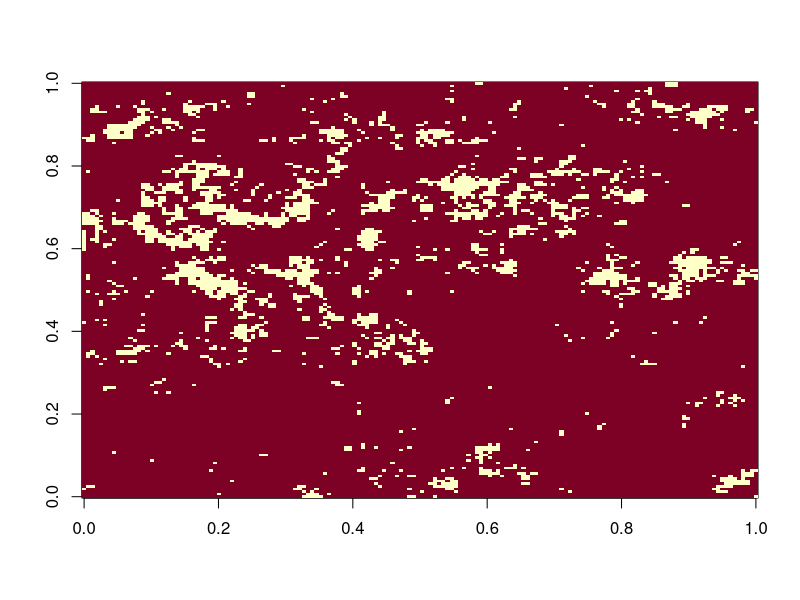

Recreate this plot in R.
#converted by ChatGPT to R from FractalLandscape.nb (Mathematica) by Henrique Pereira 
#revised by Lukas Griem

## generate fractal landscape
RandomFractal2D <- function(H, k, nIn = NULL) {
  n <- if (is.null(nIn)) ceiling(k / 2) else nIn
  
  grid <- expand.grid(i = 1:n, j = 1:n)
  mask <- !(grid$i == 1 & grid$j == 1)
  
  distances <- (grid$i - 1)^2 + (grid$j - 1)^2
  sd_vals <- (distances^(-0.5 * (1 + H)))[mask]
  
  c_real <- numeric(k^2)
  c_imag <- numeric(k^2)
  indices <- (grid$i - 1) * k + grid$j
  
  rnorm_vals <- rnorm(sum(mask), mean = 0, sd = sd_vals)
  runif_vals <- runif(sum(mask), min = 0, max = 2 * pi)
  
  c_real[indices[mask]] <- rnorm_vals * cos(runif_vals)
  c_imag[indices[mask]] <- rnorm_vals * sin(runif_vals)
  
  c <- matrix(c_real + 1i * c_imag, nrow = k, ncol = k)
  c <- c + Conj(t(apply(c, 2, rev))) 
  
  result <- fft(c, inverse = TRUE) / k^2
  Re(result)
}

ConvertCell <- function(x, hab) {
  findInterval(x, hab, all.inside = TRUE) + 1
}


ConvertToLandscape <- function(data, p) {
  data_flat <- as.vector(data)
  cp <- cumsum(p)
  breaks <- quantile(data_flat, probs = cp, na.rm = TRUE)
  breaks <- c(-Inf, breaks, Inf)  # Extend range to avoid NA values
  matrix(as.numeric(cut(data, breaks = breaks, labels = FALSE)), nrow = nrow(data))
}


generate_fractal_landscape <- function(pIn, H, k = 100, n = NULL) {
  fractal <- RandomFractal2D(H, 2 * k, n)[1:k, 1:k]
  p <- pIn
  ConvertToLandscape(fractal, p)
}

land <- generate_fractal_landscape (.1,.01, 160)
image(land)
